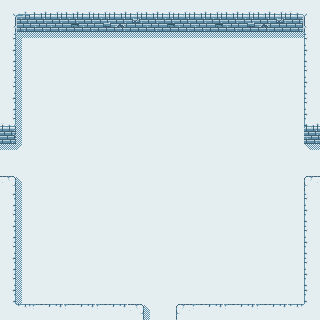

The image is a tile-based game level rendered from a .tmx file. Its description and complete source (layers, tilesets, objects, tile grids) follow:
An orthogonal 20x20 tile map with 16x16 px tiles, 4 tile layers (floor, shadow, wall1, wall2).

<map version="1.0" tiledversion="1.0.3" orientation="orthogonal" renderorder="right-down" width="20" height="20" tilewidth="16" tileheight="16" nextobjectid="1">
 <tileset firstgid="1" name="sampletileset" tilewidth="16" tileheight="16" tilecount="256" columns="16">
  <image source="sampletileset.png" width="256" height="256" />
 </tileset>
 <layer name="floor" width="20" height="20">
  <data encoding="csv">
21,21,21,21,21,21,21,21,21,21,21,21,21,21,21,21,21,21,21,21,
21,21,21,21,21,21,21,21,21,21,21,21,21,21,21,21,21,21,21,21,
21,21,21,21,21,21,21,21,21,21,21,21,21,21,21,21,21,21,21,21,
21,21,21,21,21,21,21,21,21,21,21,21,21,21,21,21,21,21,21,21,
21,21,21,21,21,21,21,21,21,21,21,21,21,21,21,21,21,21,21,21,
21,21,21,21,21,21,21,21,21,21,21,21,21,21,21,21,21,21,21,21,
21,21,21,21,21,21,21,21,21,21,21,21,21,21,21,21,21,21,21,21,
21,21,21,21,21,21,21,21,21,21,21,21,21,21,21,21,21,21,21,21,
21,21,21,21,21,21,21,21,21,21,21,21,21,21,21,21,21,21,21,21,
21,21,21,21,21,21,21,21,21,21,21,21,21,21,21,21,21,21,21,21,
21,21,21,21,21,21,21,21,21,21,21,21,21,21,21,21,21,21,21,21,
21,21,21,21,21,21,21,21,21,21,21,21,21,21,21,21,21,21,21,21,
21,21,21,21,21,21,21,21,21,21,21,21,21,21,21,21,21,21,21,21,
21,21,21,21,21,21,21,21,21,21,21,21,21,21,21,21,21,21,21,21,
21,21,21,21,21,21,21,21,21,21,21,21,21,21,21,21,21,21,21,21,
21,21,21,21,21,21,21,21,21,21,21,21,21,21,21,21,21,21,21,21,
21,21,21,21,21,21,21,21,21,21,21,21,21,21,21,21,21,21,21,21,
21,21,21,21,21,21,21,21,21,21,21,21,21,21,21,21,21,21,21,21,
21,21,21,21,21,21,21,21,21,21,21,21,21,21,21,21,21,21,21,21,
21,21,21,21,21,21,21,21,21,21,21,21,21,21,21,21,21,21,21,21
</data>
 </layer>
 <layer name="shadow" width="20" height="20">
  <data encoding="csv">
0,0,0,0,0,0,0,0,0,0,0,0,0,0,0,0,0,0,0,0,
0,0,0,0,0,0,0,0,0,0,0,0,0,0,0,0,0,0,0,0,
0,33,34,34,34,34,34,34,34,34,34,34,34,34,34,34,34,34,34,0,
0,49,0,0,0,0,0,0,0,0,0,0,0,0,0,0,0,0,0,0,
0,49,0,0,0,0,0,0,0,0,0,0,0,0,0,0,0,0,0,0,
0,49,0,0,0,0,0,0,0,0,0,0,0,0,0,0,0,0,0,0,
0,49,0,0,0,0,0,0,0,0,0,0,0,0,0,0,0,0,0,0,
0,49,0,0,0,0,0,0,0,0,0,0,0,0,0,0,0,0,0,0,
0,49,0,0,0,0,0,0,0,0,0,0,0,0,0,0,0,0,0,0,
34,37,0,0,0,0,0,0,0,0,0,0,0,0,0,0,0,0,0,35,
0,0,0,0,0,0,0,0,0,0,0,0,0,0,0,0,0,0,0,0,
0,50,0,0,0,0,0,0,0,0,0,0,0,0,0,0,0,0,0,0,
0,49,0,0,0,0,0,0,0,0,0,0,0,0,0,0,0,0,0,0,
0,49,0,0,0,0,0,0,0,0,0,0,0,0,0,0,0,0,0,0,
0,49,0,0,0,0,0,0,0,0,0,0,0,0,0,0,0,0,0,0,
0,49,0,0,0,0,0,0,0,0,0,0,0,0,0,0,0,0,0,0,
0,49,0,0,0,0,0,0,0,0,0,0,0,0,0,0,0,0,0,0,
0,49,0,0,0,0,0,0,0,0,0,0,0,0,0,0,0,0,0,0,
0,49,0,0,0,0,0,0,0,0,0,0,0,0,0,0,0,0,0,0,
0,0,0,0,0,0,0,0,0,50,0,0,0,0,0,0,0,0,0,0
</data>
 </layer>
 <layer name="wall1" width="20" height="20">
  <data encoding="csv">
10,1,2,3,2,3,3,2,3,2,3,3,2,3,2,3,2,3,4,11,
26,17,23,23,19,18,24,7,8,18,19,23,23,19,18,24,7,8,20,27,
42,0,0,0,0,0,0,0,0,0,0,0,0,0,0,0,0,0,0,43,
58,0,0,0,0,0,0,0,0,0,0,0,0,0,0,0,0,0,0,59,
42,0,0,0,0,0,0,0,0,0,0,0,0,0,0,0,0,0,0,43,
42,0,0,0,0,0,0,0,0,0,0,0,0,0,0,0,0,0,0,59,
58,0,0,0,0,0,0,0,0,0,0,0,0,0,0,0,0,0,0,43,
42,0,0,0,0,0,0,0,0,0,0,0,0,0,0,0,0,0,0,59,
58,0,0,0,0,0,0,0,0,0,0,0,0,0,0,0,0,0,0,0,
0,0,0,0,0,0,0,0,0,0,0,0,0,0,0,0,0,0,0,0,
0,0,0,0,0,0,0,0,0,0,0,0,0,0,0,0,0,0,0,0,
41,0,0,0,0,0,0,0,0,0,0,0,0,0,0,0,0,0,0,0,
58,0,0,0,0,0,0,0,0,0,0,0,0,0,0,0,0,0,0,43,
42,0,0,0,0,0,0,0,0,0,0,0,0,0,0,0,0,0,0,59,
58,0,0,0,0,0,0,0,0,0,0,0,0,0,0,0,0,0,0,43,
42,0,0,0,0,0,0,0,0,0,0,0,0,0,0,0,0,0,0,59,
58,0,0,0,0,0,0,0,0,0,0,0,0,0,0,0,0,0,0,43,
42,0,0,0,0,0,0,0,0,0,0,0,0,0,0,0,0,0,0,59,
58,0,0,0,0,0,0,0,0,0,0,0,0,0,0,0,0,0,0,59,
0,73,56,57,56,57,56,57,41,0,0,40,56,57,56,57,56,57,73,0
</data>
 </layer>
 <layer name="wall2" width="20" height="20">
  <data encoding="csv">
0,0,0,0,0,0,0,0,0,0,0,0,0,0,0,0,0,0,0,0,
0,0,0,0,0,0,0,0,0,0,0,0,0,0,0,0,0,0,0,0,
0,0,0,0,0,0,0,0,0,0,0,0,0,0,0,0,0,0,0,0,
0,0,0,0,0,0,0,0,0,0,0,0,0,0,0,0,0,0,0,0,
0,0,0,0,0,0,0,0,0,0,0,0,0,0,0,0,0,0,0,0,
0,0,0,0,0,0,0,0,0,0,0,0,0,0,0,0,0,0,0,0,
0,0,0,0,0,0,0,0,0,0,0,0,0,0,0,0,0,0,0,0,
9,0,0,0,0,0,0,0,0,0,0,0,0,0,0,0,0,0,0,2,
25,0,0,0,0,0,0,0,0,0,0,0,0,0,0,0,0,0,0,18,
0,0,0,0,0,0,0,0,0,0,0,0,0,0,0,0,0,0,0,0,
0,0,0,0,0,0,0,0,0,0,0,0,0,0,0,0,0,0,0,0,
0,0,0,0,0,0,0,0,0,0,0,0,0,0,0,0,0,0,0,40,
0,0,0,0,0,0,0,0,0,0,0,0,0,0,0,0,0,0,0,0,
0,0,0,0,0,0,0,0,0,0,0,0,0,0,0,0,0,0,0,0,
0,0,0,0,0,0,0,0,0,0,0,0,0,0,0,0,0,0,0,0,
0,0,0,0,0,0,0,0,0,0,0,0,0,0,0,0,0,0,0,0,
0,0,0,0,0,0,0,0,0,0,0,0,0,0,0,0,0,0,0,0,
0,0,0,0,0,0,0,0,0,0,0,0,0,0,0,0,0,0,0,0,
0,0,0,0,0,0,0,0,0,0,0,0,0,0,0,0,0,0,0,0,
0,0,0,0,0,0,0,0,0,0,0,0,0,0,0,0,0,0,0,0
</data>
 </layer>
</map>
